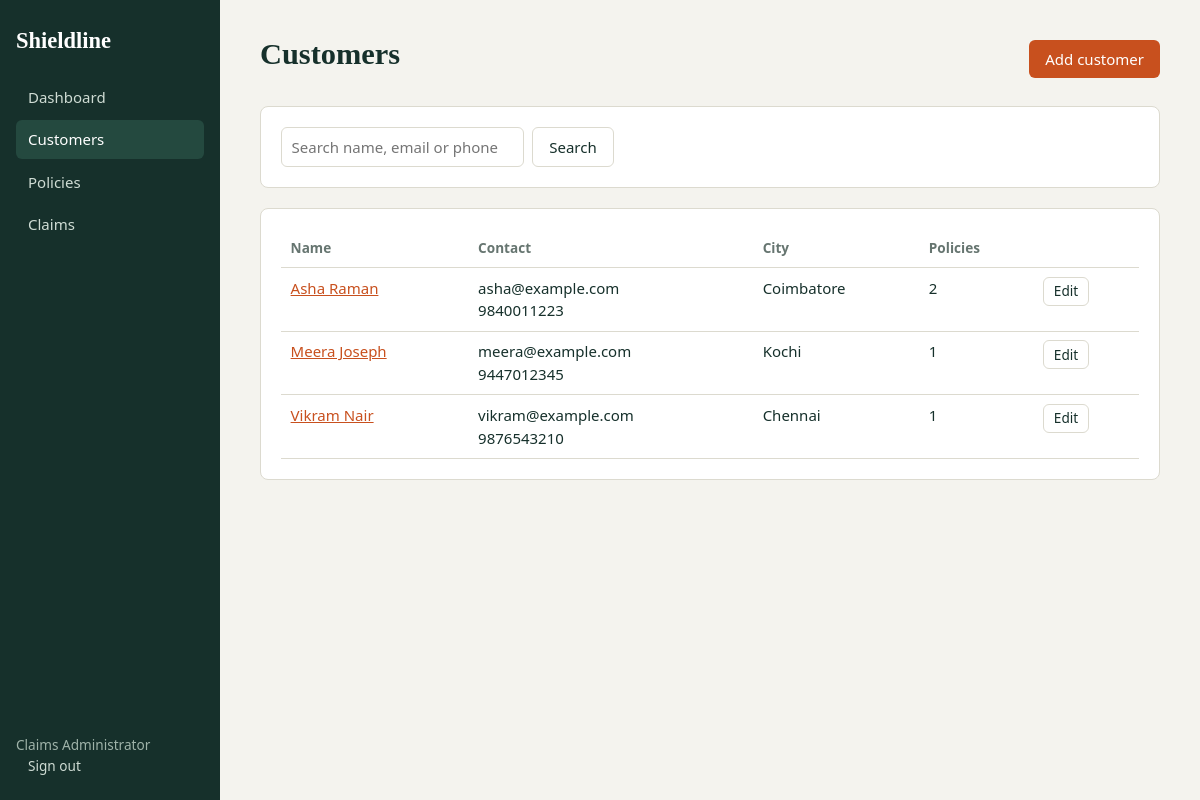
The page /customers (signed in) on the database its author committed.
### tables this page shows
CREATE TABLE customers(id INTEGER PRIMARY KEY, name TEXT NOT NULL, email TEXT, phone TEXT, dob TEXT, address TEXT, city TEXT);

### app.py (the view)
@app.route("/customers")
@login_required
def customers():
    term = request.args.get("q", "").strip()
    rows = q("""SELECT cu.*, (SELECT COUNT(*) FROM policies WHERE customer_id=cu.id) pols FROM customers cu
                WHERE name LIKE ? OR email LIKE ? OR phone LIKE ? ORDER BY name""", ((f"%{term}%",) * 3))
    return render_template("customers.html", rows=rows, term=term)

### app.py (called while the page is built)
def db():
    if "db" not in g:
        g.db = sqlite3.connect(DB)
        g.db.row_factory = sqlite3.Row
        g.db.execute("PRAGMA foreign_keys=ON")
    return g.db

def q(sql, args=(), one=False):
    cur = db().execute(sql, args)
    rows = cur.fetchall()
    db().commit()
    return (rows[0] if rows else None) if one else rows

def login_required(f):
    @wraps(f)
    def w(*a, **k):
        if "user" not in session:
            return redirect(url_for("login", next=request.path))
        return f(*a, **k)
    return w

@app.context_processor
def ctx():
    return dict(LINES=LINES, POLICY_STATUS=POLICY_STATUS, CLAIM_STATUS=CLAIM_STATUS)

### templates/customers.html
{% extends "base.html" %}{% block title %}Customers{% endblock %}{% block body %}
<div class="bar"><h1>Customers</h1><a class="btn" href="{{ url_for('customer_add') }}">Add customer</a></div>
<form class="filters card"><input name="q" value="{{ term }}" placeholder="Search name, email or phone"><button class="btn alt">Search</button></form>
<div class="card"><table><tr><th>Name</th><th>Contact</th><th>City</th><th>Policies</th><th></th></tr>
{% for c in rows %}<tr><td><a href="{{ url_for('customer_view', cid=c.id) }}">{{ c.name }}</a></td><td>{{ c.email }}<br>{{ c.phone }}</td><td>{{ c.city }}</td><td>{{ c.pols }}</td>
<td><a class="btn alt sm" href="{{ url_for('customer_edit', cid=c.id) }}">Edit</a></td></tr>
{% else %}<tr><td colspan="5">No customers match. Add your first customer to begin.</td></tr>{% endfor %}</table></div>{% endblock %}

### static/style.css (style rules this page uses)
:root { --ink:#16302b;--paper:#f4f3ee;--card:#fff;--line:#dcdacf;--accent:#c8501e;--muted:#667570;--ok:#1d7a4d;--bad:#b3261e }
* { box-sizing:border-box }
body { margin:0;font:15px/1.5 "Segoe UI",system-ui,sans-serif;color:var(--ink);background:var(--paper) }
h1,h2,h3 { font-family:Georgia,"Times New Roman",serif;margin:0 0 .5rem }
h1 { font-size:1.9rem }
a { color:var(--accent) }
.bar { display:flex;justify-content:space-between;align-items:center;gap:1rem;margin-bottom:1.25rem;flex-wrap:wrap }
.card { background:var(--card);border:1px solid var(--line);border-radius:8px;padding:1.25rem;margin-bottom:1.25rem }
table { width:100%;border-collapse:collapse }
th,td { text-align:left;padding:.55rem .6rem;border-bottom:1px solid var(--line);vertical-align:top }
th { color:var(--muted);font-weight:600;font-size:.85rem }
.btn { display:inline-block;background:var(--accent);color:#fff;border:0;padding:.5rem 1rem;border-radius:6px;cursor:pointer;text-decoration:none;font:inherit }
.btn.alt { background:transparent;color:var(--ink);border:1px solid var(--line) }
.btn.sm { padding:.2rem .6rem;font-size:.85rem }
input,select,textarea { width:100%;padding:.5rem .6rem;border:1px solid var(--line);border-radius:6px;font:inherit;background:#fff }
.filters { display:flex;gap:.5rem;flex-wrap:wrap }
.filters input,.filters select { width:auto }

### rows shown on the page
customers: name "Asha Raman", email "asha@example.com", phone "9840011223", city "Coimbatore", pols "2"
customers: name "Meera Joseph", email "meera@example.com", phone "9447012345", city "Kochi", pols "1"
customers: name "Vikram Nair", email "vikram@example.com", phone "9876543210", city "Chennai", pols "1"

### other values the page prints
{{ session.user }} "Claims Administrator"
